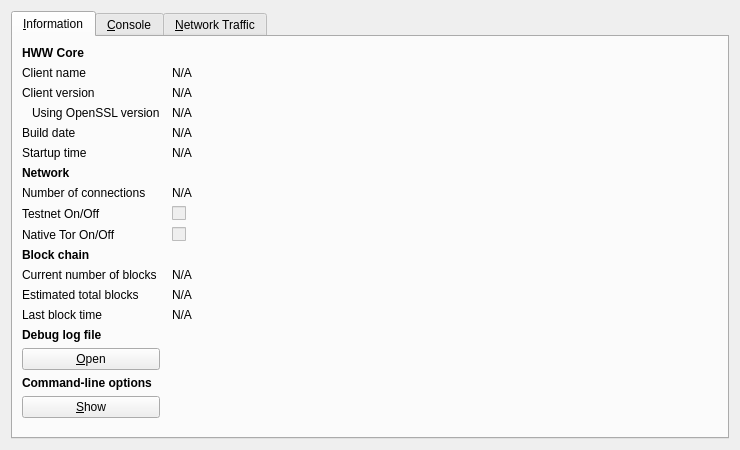
<?xml version="1.0" encoding="UTF-8"?>
<ui version="4.0">
 <class>RPCConsole</class>
 <widget class="QDialog" name="RPCConsole">
  <property name="geometry">
   <rect>
    <x>0</x>
    <y>0</y>
    <width>740</width>
    <height>450</height>
   </rect>
  </property>
  <property name="windowTitle">
   <string>HWW - Debug window</string>
  </property>
  <layout class="QVBoxLayout" name="verticalLayout_2">
   <item>
    <widget class="QTabWidget" name="tabWidget">
     <property name="currentIndex">
      <number>0</number>
     </property>
     <widget class="QWidget" name="tab_info">
      <attribute name="title">
       <string>&amp;Information</string>
      </attribute>
      <layout class="QGridLayout" name="gridLayout" columnstretch="0,1">
       <property name="horizontalSpacing">
        <number>12</number>
       </property>
       <item row="0" column="0">
        <widget class="QLabel" name="label_9">
         <property name="font">
          <font>
           <weight>75</weight>
           <bold>true</bold>
          </font>
         </property>
         <property name="text">
          <string>HWW Core</string>
         </property>
        </widget>
       </item>
       <item row="1" column="0">
        <widget class="QLabel" name="label_5">
         <property name="text">
          <string>Client name</string>
         </property>
        </widget>
       </item>
       <item row="1" column="1">
        <widget class="QLabel" name="clientName">
         <property name="cursor">
          <cursorShape>IBeamCursor</cursorShape>
         </property>
         <property name="text">
          <string>N/A</string>
         </property>
         <property name="textFormat">
          <enum>Qt::PlainText</enum>
         </property>
         <property name="textInteractionFlags">
          <set>Qt::LinksAccessibleByMouse|Qt::TextSelectableByKeyboard|Qt::TextSelectableByMouse</set>
         </property>
        </widget>
       </item>
       <item row="2" column="0">
        <widget class="QLabel" name="label_6">
         <property name="text">
          <string>Client version</string>
         </property>
        </widget>
       </item>
       <item row="2" column="1">
        <widget class="QLabel" name="clientVersion">
         <property name="cursor">
          <cursorShape>IBeamCursor</cursorShape>
         </property>
         <property name="text">
          <string>N/A</string>
         </property>
         <property name="textFormat">
          <enum>Qt::PlainText</enum>
         </property>
         <property name="textInteractionFlags">
          <set>Qt::LinksAccessibleByMouse|Qt::TextSelectableByKeyboard|Qt::TextSelectableByMouse</set>
         </property>
        </widget>
       </item>
       <item row="3" column="0">
        <widget class="QLabel" name="label_14">
         <property name="text">
          <string>Using OpenSSL version</string>
         </property>
         <property name="indent">
          <number>10</number>
         </property>
        </widget>
       </item>
       <item row="3" column="1">
        <widget class="QLabel" name="openSSLVersion">
         <property name="cursor">
          <cursorShape>IBeamCursor</cursorShape>
         </property>
         <property name="text">
          <string>N/A</string>
         </property>
         <property name="textFormat">
          <enum>Qt::PlainText</enum>
         </property>
         <property name="textInteractionFlags">
          <set>Qt::LinksAccessibleByMouse|Qt::TextSelectableByKeyboard|Qt::TextSelectableByMouse</set>
         </property>
        </widget>
       </item>
       <item row="4" column="0">
        <widget class="QLabel" name="label_12">
         <property name="text">
          <string>Build date</string>
         </property>
        </widget>
       </item>
       <item row="4" column="1">
        <widget class="QLabel" name="buildDate">
         <property name="cursor">
          <cursorShape>IBeamCursor</cursorShape>
         </property>
         <property name="text">
          <string>N/A</string>
         </property>
         <property name="textFormat">
          <enum>Qt::PlainText</enum>
         </property>
         <property name="textInteractionFlags">
          <set>Qt::LinksAccessibleByMouse|Qt::TextSelectableByKeyboard|Qt::TextSelectableByMouse</set>
         </property>
        </widget>
       </item>
       <item row="5" column="0">
        <widget class="QLabel" name="label_13">
         <property name="text">
          <string>Startup time</string>
         </property>
        </widget>
       </item>
       <item row="5" column="1">
        <widget class="QLabel" name="startupTime">
         <property name="cursor">
          <cursorShape>IBeamCursor</cursorShape>
         </property>
         <property name="text">
          <string>N/A</string>
         </property>
         <property name="textFormat">
          <enum>Qt::PlainText</enum>
         </property>
         <property name="textInteractionFlags">
          <set>Qt::LinksAccessibleByMouse|Qt::TextSelectableByKeyboard|Qt::TextSelectableByMouse</set>
         </property>
        </widget>
       </item>
       <item row="6" column="0">
        <widget class="QLabel" name="label_11">
         <property name="font">
          <font>
           <weight>75</weight>
           <bold>true</bold>
          </font>
         </property>
         <property name="text">
          <string>Network</string>
         </property>
        </widget>
       </item>
       <item row="7" column="0">
        <widget class="QLabel" name="label_7">
         <property name="text">
          <string>Number of connections</string>
         </property>
        </widget>
       </item>
       <item row="7" column="1">
        <widget class="QLabel" name="numberOfConnections">
         <property name="cursor">
          <cursorShape>IBeamCursor</cursorShape>
         </property>
         <property name="text">
          <string>N/A</string>
         </property>
         <property name="textFormat">
          <enum>Qt::PlainText</enum>
         </property>
         <property name="textInteractionFlags">
          <set>Qt::LinksAccessibleByMouse|Qt::TextSelectableByKeyboard|Qt::TextSelectableByMouse</set>
         </property>
        </widget>
       </item>
       <item row="8" column="0">
        <widget class="QLabel" name="label_8">
         <property name="text">
          <string>Testnet On/Off</string>
         </property>
        </widget>
       </item>
       <item row="9" column="0">
        <widget class="QLabel" name="label_8">
         <property name="text">
          <string>Native Tor On/Off</string>
         </property>
        </widget>
       </item>
       <item row="8" column="1">
        <widget class="QCheckBox" name="isTestNet">
         <property name="enabled">
          <bool>false</bool>
         </property>
         <property name="text">
          <string/>
         </property>
        </widget>
       </item>
       <item row="9" column="1">
        <widget class="QCheckBox" name="isNativeTor">
         <property name="enabled">
          <bool>false</bool>
         </property>
         <property name="text">
          <string/>
         </property>
        </widget>
       </item>
       <item row="10" column="0">
        <widget class="QLabel" name="label_10">
         <property name="font">
          <font>
           <weight>75</weight>
           <bold>true</bold>
          </font>
         </property>
         <property name="text">
          <string>Block chain</string>
         </property>
        </widget>
       </item>
       <item row="11" column="0">
        <widget class="QLabel" name="label_3">
         <property name="text">
          <string>Current number of blocks</string>
         </property>
        </widget>
       </item>
       <item row="11" column="1">
        <widget class="QLabel" name="numberOfBlocks">
         <property name="cursor">
          <cursorShape>IBeamCursor</cursorShape>
         </property>
         <property name="text">
          <string>N/A</string>
         </property>
         <property name="textFormat">
          <enum>Qt::PlainText</enum>
         </property>
         <property name="textInteractionFlags">
          <set>Qt::LinksAccessibleByMouse|Qt::TextSelectableByKeyboard|Qt::TextSelectableByMouse</set>
         </property>
        </widget>
       </item>
       <item row="12" column="0">
        <widget class="QLabel" name="label_4">
         <property name="text">
          <string>Estimated total blocks</string>
         </property>
        </widget>
       </item>
       <item row="12" column="1">
        <widget class="QLabel" name="totalBlocks">
         <property name="cursor">
          <cursorShape>IBeamCursor</cursorShape>
         </property>
         <property name="text">
          <string>N/A</string>
         </property>
         <property name="textFormat">
          <enum>Qt::PlainText</enum>
         </property>
         <property name="textInteractionFlags">
          <set>Qt::LinksAccessibleByMouse|Qt::TextSelectableByKeyboard|Qt::TextSelectableByMouse</set>
         </property>
        </widget>
       </item>
       <item row="13" column="0">
        <widget class="QLabel" name="label_2">
         <property name="text">
          <string>Last block time</string>
         </property>
        </widget>
       </item>
       <item row="13" column="1">
        <widget class="QLabel" name="lastBlockTime">
         <property name="cursor">
          <cursorShape>IBeamCursor</cursorShape>
         </property>
         <property name="text">
          <string>N/A</string>
         </property>
         <property name="textFormat">
          <enum>Qt::PlainText</enum>
         </property>
         <property name="textInteractionFlags">
          <set>Qt::LinksAccessibleByMouse|Qt::TextSelectableByKeyboard|Qt::TextSelectableByMouse</set>
         </property>
        </widget>
       </item>
       <item row="14" column="0">
        <spacer name="verticalSpacer_2">
         <property name="orientation">
          <enum>Qt::Vertical</enum>
         </property>
         <property name="sizeHint" stdset="0">
          <size>
           <width>20</width>
           <height>20</height>
          </size>
         </property>
        </spacer>
       </item>
       <item row="15" column="0">
        <widget class="QLabel" name="labelDebugLogfile">
         <property name="font">
          <font>
           <weight>75</weight>
           <bold>true</bold>
          </font>
         </property>
         <property name="text">
          <string>Debug log file</string>
         </property>
        </widget>
       </item>
       <item row="16" column="0">
        <widget class="QPushButton" name="openDebugLogfileButton">
         <property name="toolTip">
          <string>Open the HWW debug log file from the current data directory. This can take a few seconds for large log files.</string>
         </property>
         <property name="text">
          <string>&amp;Open</string>
         </property>
         <property name="autoDefault">
          <bool>false</bool>
         </property>
        </widget>
       </item>
       <item row="17" column="0">
        <widget class="QLabel" name="labelCLOptions">
         <property name="font">
          <font>
           <weight>75</weight>
           <bold>true</bold>
          </font>
         </property>
         <property name="text">
          <string>Command-line options</string>
         </property>
        </widget>
       </item>
       <item row="18" column="0">
        <widget class="QPushButton" name="showCLOptionsButton">
         <property name="toolTip">
          <string>Show the HWW-Qt help message to get a list with possible HWW command-line options.</string>
         </property>
         <property name="text">
          <string>&amp;Show</string>
         </property>
         <property name="autoDefault">
          <bool>false</bool>
         </property>
        </widget>
       </item>
       <item row="19" column="0">
        <spacer name="verticalSpacer">
         <property name="orientation">
          <enum>Qt::Vertical</enum>
         </property>
         <property name="sizeHint" stdset="0">
          <size>
           <width>20</width>
           <height>40</height>
          </size>
         </property>
        </spacer>
       </item>
      </layout>
     </widget>
     <widget class="QWidget" name="tab_console">
      <attribute name="title">
       <string>&amp;Console</string>
      </attribute>
      <layout class="QVBoxLayout" name="verticalLayout_3">
       <property name="spacing">
        <number>3</number>
       </property>
       <item>
        <widget class="QTextEdit" name="messagesWidget">
         <property name="minimumSize">
          <size>
           <width>0</width>
           <height>100</height>
          </size>
         </property>
         <property name="readOnly">
          <bool>true</bool>
         </property>
         <property name="tabKeyNavigation" stdset="0">
          <bool>false</bool>
         </property>
         <property name="columnCount" stdset="0">
          <number>2</number>
         </property>
        </widget>
       </item>
       <item>
        <layout class="QHBoxLayout" name="horizontalLayout">
         <property name="spacing">
          <number>3</number>
         </property>
         <item>
          <widget class="QLabel" name="label">
           <property name="text">
            <string notr="true">&gt;</string>
           </property>
          </widget>
         </item>
         <item>
          <widget class="QLineEdit" name="lineEdit"/>
         </item>
         <item>
          <widget class="QPushButton" name="clearButton">
           <property name="maximumSize">
            <size>
             <width>24</width>
             <height>24</height>
            </size>
           </property>
           <property name="toolTip">
            <string>Clear console</string>
           </property>
           <property name="text">
            <string/>
           </property>
           <property name="icon">
            <iconset resource="../bitcoin.qrc">
             <normaloff>:/icons/remove</normaloff>:/icons/remove</iconset>
           </property>
           <property name="shortcut">
            <string notr="true">Ctrl+L</string>
           </property>
           <property name="autoDefault">
            <bool>false</bool>
           </property>
          </widget>
         </item>
        </layout>
       </item>
      </layout>
     </widget>
     <widget class="QWidget" name="tab">
      <attribute name="title">
       <string>&amp;Network Traffic</string>
      </attribute>
      <layout class="QHBoxLayout" name="horizontalLayout_3">
       <item>
        <layout class="QVBoxLayout" name="verticalLayout_4">
         <item>
          <widget class="TrafficGraphWidget" name="trafficGraph" native="true">
           <property name="sizePolicy">
            <sizepolicy hsizetype="Expanding" vsizetype="Expanding">
             <horstretch>0</horstretch>
             <verstretch>0</verstretch>
            </sizepolicy>
           </property>
          </widget>
         </item>
         <item>
          <layout class="QHBoxLayout" name="horizontalLayout_2">
           <item>
            <widget class="QSlider" name="sldGraphRange">
             <property name="minimum">
              <number>1</number>
             </property>
             <property name="maximum">
              <number>288</number>
             </property>
             <property name="pageStep">
              <number>12</number>
             </property>
             <property name="value">
              <number>6</number>
             </property>
             <property name="orientation">
              <enum>Qt::Horizontal</enum>
             </property>
            </widget>
           </item>
           <item>
            <widget class="QLabel" name="lblGraphRange">
             <property name="minimumSize">
              <size>
               <width>100</width>
               <height>0</height>
              </size>
             </property>
             <property name="alignment">
              <set>Qt::AlignCenter</set>
             </property>
            </widget>
           </item>
           <item>
            <widget class="QPushButton" name="btnClearTrafficGraph">
             <property name="text">
              <string>&amp;Clear</string>
             </property>
            </widget>
           </item>
          </layout>
         </item>
        </layout>
       </item>
       <item>
        <layout class="QVBoxLayout" name="verticalLayout">
         <item>
          <widget class="QGroupBox" name="groupBox">
           <property name="title">
            <string>Totals</string>
           </property>
           <layout class="QVBoxLayout" name="verticalLayout_5">
            <item>
             <layout class="QHBoxLayout" name="horizontalLayout_4">
              <item>
               <widget class="Line" name="line">
                <property name="sizePolicy">
                 <sizepolicy hsizetype="Fixed" vsizetype="Fixed">
                  <horstretch>0</horstretch>
                  <verstretch>0</verstretch>
                 </sizepolicy>
                </property>
                <property name="minimumSize">
                 <size>
                  <width>10</width>
                  <height>0</height>
                 </size>
                </property>
                <property name="palette">
                 <palette>
                  <active>
                   <colorrole role="Light">
                    <brush brushstyle="SolidPattern">
                     <color alpha="255">
                      <red>0</red>
                      <green>255</green>
                      <blue>0</blue>
                     </color>
                    </brush>
                   </colorrole>
                  </active>
                  <inactive>
                   <colorrole role="Light">
                    <brush brushstyle="SolidPattern">
                     <color alpha="255">
                      <red>0</red>
                      <green>255</green>
                      <blue>0</blue>
                     </color>
                    </brush>
                   </colorrole>
                  </inactive>
                  <disabled>
                   <colorrole role="Light">
                    <brush brushstyle="SolidPattern">
                     <color alpha="255">
                      <red>0</red>
                      <green>255</green>
                      <blue>0</blue>
                     </color>
                    </brush>
                   </colorrole>
                  </disabled>
                 </palette>
                </property>
                <property name="orientation">
                 <enum>Qt::Horizontal</enum>
                </property>
               </widget>
              </item>
              <item>
               <widget class="QLabel" name="label_16">
                <property name="text">
                 <string>In:</string>
                </property>
               </widget>
              </item>
              <item>
               <widget class="QLabel" name="lblBytesIn">
                <property name="minimumSize">
                 <size>
                  <width>50</width>
                  <height>0</height>
                 </size>
                </property>
                <property name="alignment">
                 <set>Qt::AlignRight|Qt::AlignTrailing|Qt::AlignVCenter</set>
                </property>
               </widget>
              </item>
             </layout>
            </item>
            <item>
             <layout class="QHBoxLayout" name="horizontalLayout_5">
              <item>
               <widget class="Line" name="line_2">
                <property name="sizePolicy">
                 <sizepolicy hsizetype="Fixed" vsizetype="Fixed">
                  <horstretch>0</horstretch>
                  <verstretch>0</verstretch>
                 </sizepolicy>
                </property>
                <property name="minimumSize">
                 <size>
                  <width>10</width>
                  <height>0</height>
                 </size>
                </property>
                <property name="palette">
                 <palette>
                  <active>
                   <colorrole role="Light">
                    <brush brushstyle="SolidPattern">
                     <color alpha="255">
                      <red>255</red>
                      <green>0</green>
                      <blue>0</blue>
                     </color>
                    </brush>
                   </colorrole>
                  </active>
                  <inactive>
                   <colorrole role="Light">
                    <brush brushstyle="SolidPattern">
                     <color alpha="255">
                      <red>255</red>
                      <green>0</green>
                      <blue>0</blue>
                     </color>
                    </brush>
                   </colorrole>
                  </inactive>
                  <disabled>
                   <colorrole role="Light">
                    <brush brushstyle="SolidPattern">
                     <color alpha="255">
                      <red>255</red>
                      <green>0</green>
                      <blue>0</blue>
                     </color>
                    </brush>
                   </colorrole>
                  </disabled>
                 </palette>
                </property>
                <property name="orientation">
                 <enum>Qt::Horizontal</enum>
                </property>
               </widget>
              </item>
              <item>
               <widget class="QLabel" name="label_17">
                <property name="text">
                 <string>Out:</string>
                </property>
               </widget>
              </item>
              <item>
               <widget class="QLabel" name="lblBytesOut">
                <property name="minimumSize">
                 <size>
                  <width>50</width>
                  <height>0</height>
                 </size>
                </property>
                <property name="alignment">
                 <set>Qt::AlignRight|Qt::AlignTrailing|Qt::AlignVCenter</set>
                </property>
               </widget>
              </item>
             </layout>
            </item>
            <item>
             <spacer name="verticalSpacer_4">
              <property name="orientation">
               <enum>Qt::Vertical</enum>
              </property>
              <property name="sizeHint" stdset="0">
               <size>
                <width>20</width>
                <height>407</height>
               </size>
              </property>
             </spacer>
            </item>
           </layout>
          </widget>
         </item>
        </layout>
       </item>
      </layout>
     </widget>
    </widget>
   </item>
  </layout>
 </widget>
 <customwidgets>
  <customwidget>
   <class>TrafficGraphWidget</class>
   <extends>QWidget</extends>
   <header>trafficgraphwidget.h</header>
   <container>1</container>
   <slots>
    <slot>clear()</slot>
   </slots>
  </customwidget>
 </customwidgets>
 <resources>
  <include location="../bitcoin.qrc"/>
 </resources>
 <connections/>
</ui>
